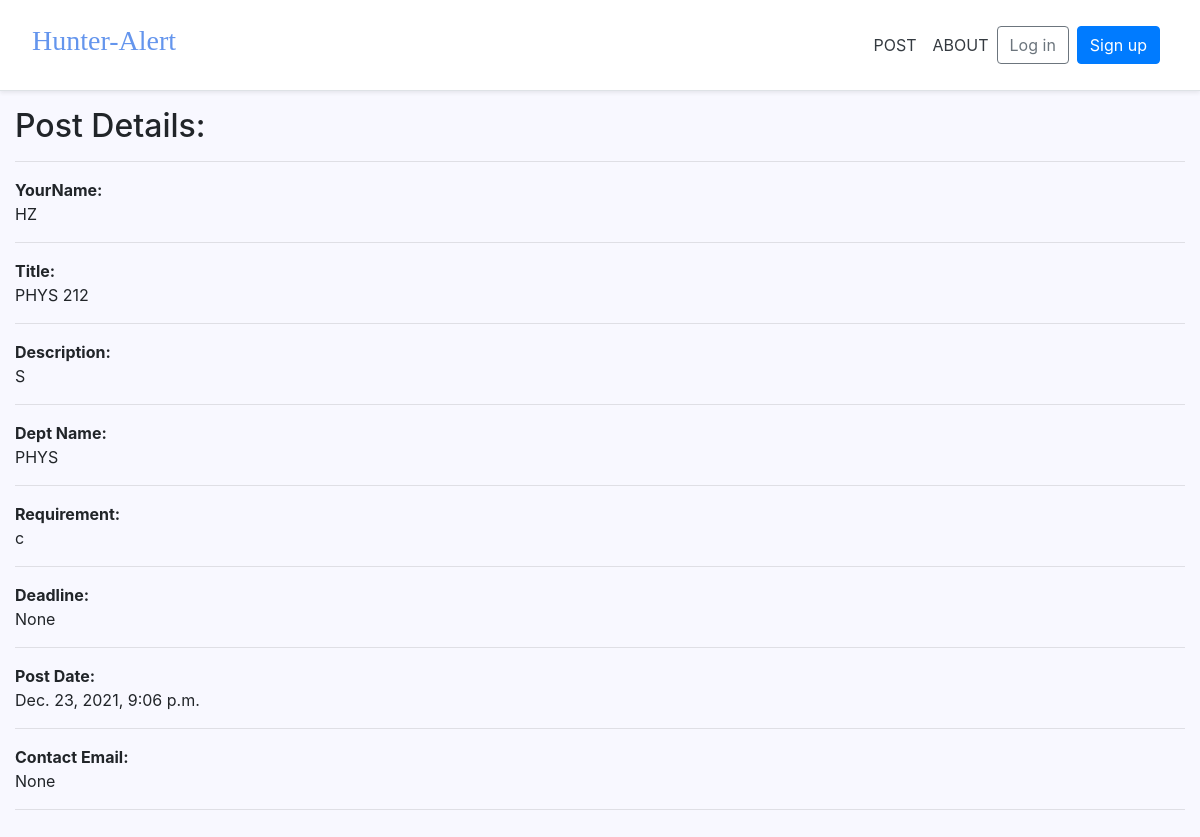
Page /14/ on the committed database.
### pages/models.py (models this page shows, shortened)
class Post(models.Model):
    class DeptName(models.TextChoices):
        Africana_Studies = "Africana Studies"
        Anthropology = "Anthropology"
        Archaeological_Studies = "Archaeological Studies"
        Art_History = "Art History"
        Studio_Art = "Studio Art"
        Athletics_and_Physical_Education = "Athletics and Physical Education"
        Biology = "Biology"
        Chemistry_and_Biochemistry = "Chemistry and Biochemistry"
        Cinema_Studies = "Cinema Studies"
        Classics = "Classics"
        Comparative_American_Studies = "Comparative American Studies"
        Comparative_Literature = "Comparative Literature"
        Computer_Science = "Computer Science"
        Creative_Writing = "Creative Writing"
        Dance = "Dance"
        Chinese = "Chinese"
        Japanese = "Japanese"
        East_Asian_Studies = "East Asian Studies"
        Economics = "Economics"
        Engineering = "Engineering"
        English = "English"
        Environmental_Studies = "Environmental Studies"
        French = "French"
        Italian = "Italian"
        Gender_Sexuality_and_Feminist_Studies = "Gender, Sexuality, and Feminist Studies"
        Geology = "Geology"
        German_Language_and_Literatures = "German Language and Literatures"
        Hispanic_Studies = "Hispanic Studies"
        History = "History"
        Jewish_Studies = "Jewish Studies"
        Latin_American_Studies = "Latin American Studies"
        Law_and_Society = "Law and Society"
        Learning_Across_Disciplines = "Learning Across the Disciplines"
        Mathematics = "Mathematics"
        Middle_East_and_North_Africa_Studies = "Middle East and North Africa Studies"
        Musical_Studies = "Musical Studies"
        Neuroscience = "Neuroscience"
        Philosophy = "Philosophy"
        Physics = "Physics"
        Astronomy = "Astronomy"
        Politics = "Politics"
        Psychology = "Psychology"
        Religion = "Religion"
        Rhetoric_and_Composition = "Rhetoric and Composition"
        Russian_Language_Literature_and_Culture = "Russian Language, Literature and Culture"
        Russian_and_East_European_Studies = "Russian and East European Studies"
        Sociology = "Sociology"
        Theater = "Theater"
        Non_Academic = "Other than academic"
    user = models.ForeignKey(CustomUser, null=True, on_delete=models.CASCADE)
    yourname = models.CharField(max_length=120, null=True)
    title = models.CharField(max_length=120, null=True)
    description = models.TextField(blank=False, null=True)
    dept_name = models.CharField(max_length=120, choices=DeptName.choices, default=DeptName.Non_Academic)
    requirement = models.TextField(blank=False, null=True)
    deadline = models.CharField(max_length=120, null=True)
    date_posted = models.DateTimeField(default=timezone.now)
    email = models.CharField(max_length=50, null=True)

### pages/views.py (the view)
# urls.py: path('<detail_id>/', DetailView, name='detail'),
def DetailView(request, detail_id):
    detail = Post.objects.get(id=detail_id)
    context = {'detail': detail}
    return render(request, 'pages/detail.html', context)

### templates/pages/detail.html
{% extends '_base.html' %}
{% load static %}
{% block content %}
<div class="main">
    <h2>Post Details:</h2>
    <hr>
    <p><b>YourName: </b> <br> {{ detail.yourname }} <hr> </p>
    <p><b>Title:</b> <br> {{ detail.title }} <hr> </p>
    <p><b>Description:</b> <br> {{ detail.description }} <hr> </p>
    <p><b>Dept Name:</b> <br> {{ detail.dept_name }}<hr> </p>
    <p><b>Requirement:</b> <br> {{ detail.requirement }}<hr> </p>
    <p><b>Deadline:</b> <br> {{ detail.deadline }}<hr> </p>
    <p><b>Post Date:</b> <br> {{ detail.date_posted}}<hr> </p>
    <p><b>Contact Email:</b> <br> {{ detail.email }}<hr> </p>
</div>
{% endblock content %}

### static/css/base.css (style rules this page uses)
html { position: relative; min-height: 100%; font-size: 14px; }
@media (min-width: 768px) { html { font-size: 16px; } }
body { margin-bottom: 60px; }

### rows in the picture
Post: yourname "HZ", title "PHYS 212", description "S", dept_name "PHYS", requirement "c", deadline "None", date_posted "Dec. 23, 2021, 9:06 p.m.", email "None"
